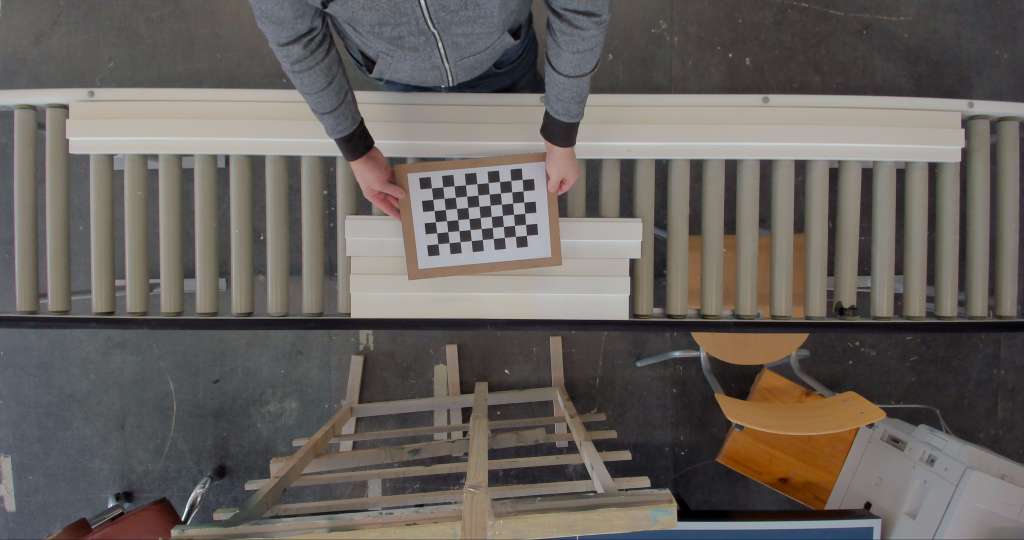
#> input picture TEMP/picture0.jpg, 4096 x 2160 px (shown at 1/4 size)
$ python frame2.py   (older library calls are emulated)
#> lines starting #> are read from the running program, lines starting #| are printed output that depends on the picture; after the words box and inside, x2 and y2 are one past the last pixel; in counts of white or black regions, pixels touching at a corner belong together
### helper/__init__.py
import cv2 as cv
import numpy as np

from threading import Timer, Thread
from imutils import contours, perspective
from scipy.spatial import distance


def itemfreq(a):
    items, freq = np.unique(a, return_counts=True)
    return np.array([items, freq]).T


class RGB_INIT():
    def __init__(self):
        self.Black = (0, 0, 0)
        self.White = (255, 255, 255)
        self.Red = (0, 0, 255)
        self.Lime = (0, 255, 0)
        self.Blue = (255, 0, 0)
        self.Yellow = (0, 255, 255)
        self.Cyan = (255, 255, 0)
        self.Magenta = (255, 0, 255)
        self.Silver = (192, 192, 192)
        self.Gray = (128, 128, 128)
        self.Maroon = (0, 0, 128)
        self.Olive = (0, 128, 128)
        self.Green = (0, 128, 0)
        self.Purple = (128, 0, 128)
        self.Teal = (128, 128, 0)
        self.Navy = (128, 0, 0)


RGB = RGB_INIT()


class setInterval():
    ''' Execute function in interval

        Attributes:
            t           Time in seconds
            hFunction   Executed function
    '''

    # [9 lines left out: functions __init__, handle_function, not called in this run]

    def start(self):
        self.thread.start()

    def stop(self):
        self.thread.cancel()


class functionThread():
    ''' Execute function in new thread

        Attributes:
            hFunction   Executed function
    '''

    # [4 lines left out: function __init__, not called in this run]

    def run(self):
        while not self.die:
            self.hFunction()

    def start(self):
        self.thread.start()

    def stop(self):
        self.die = True


class webcamStream():
    # [54 lines left out: functions __init__, start, update, not called in this run]

    def read(self):
        return self.frame

    # [4 lines left out: function readClean, not called in this run]

    def readFPS(self):
        return self.FPS_VALUE

    # [6 lines left out: function stop, not called in this run]

    def fpsCounter(self):
        self.FPS_VALUE = self.FPS_COUNTER
        self.FPS_COUNTER = 0

    # [147 lines left out: functions calibrateCamera, downScaleImage, scanColorRange, scanColorRangeMedian, scanColorDominant, not called in this run]


def createMask(image, x=None, y=None, w=None, h=None, tolerance=15, draw=None):
    ''' Return mask image from defined by area of intrest HSV value

        Attributes:
            image       Image
            x           x axis for start position
            y           y axis for start position
            w           width
            h           height
            tolerance   +/- HSV value tolerance
            draw        draw target rectangle to image mask
    '''
    mask = image.copy()
    height, width = mask.shape[:2]

    x = x if x is not None else int(width / 2)
    y = y if y is not None else int(height / 2)
    w = w if w is not None else int(width * .1)
    h = h if h is not None else int(height * .1)

    mask = cv.cvtColor(mask, cv.COLOR_BGR2HSV)
    mask = cv.bilateralFilter(mask, 10, 10, 255, borderType=cv.BORDER_WRAP)
    mask = mask[:, :, 2]

    # crop area of interest and median HSV value key
    crop = mask[y:y + w, x:x + w]
    medVal = int(np.median(crop))

    # color threshold
    _, mask = cv.threshold(
        mask,
        medVal - tolerance,
        medVal + tolerance,
        cv.THRESH_BINARY
    )

    # draw HSV capture area
    if draw is True:
        cv.rectangle(image, (x, y), (x + w, y + h), RGB.Lime, 2)

    return image, mask


def midpoint(ptA, ptB):
    return ((ptA[0] + ptB[0]) * 0.5, (ptA[1] + ptB[1]) * 0.5)


def contourPixels(frame):
    _, cnts, hier = cv.findContours(
        frame.copy(),
        cv.RETR_EXTERNAL,
        cv.CHAIN_APPROX_SIMPLE
    )

    if len(cnts) == 0:
        return (None, None, None)

    rect = cv.minAreaRect(cnts[0])
    box = cv.boxPoints(rect)
    tl, tr, br, bl = perspective.order_points(box)

    top = midpoint(tl, tr)
    bottom = midpoint(bl, br)
    left = midpoint(tl, bl)
    right = midpoint(tr, br)

    height = distance.euclidean(top, bottom)
    width = distance.euclidean(left, right)

    return width, height, (top, right, bottom, left)


# [76 lines left out: function drawFrameSize, not called in this run]

### frame2.py
import cv2 as cv
import numpy as np
import argparse
import math

from helper import downScaleImage, RGB, createMask, contourPixels
from helper import midpoint

from imutils import perspective
from scipy.spatial import distance
from statistics import median

frame = cv.imread('./TEMP/picture0.jpg')
#> frame is the input picture: shape (2160, 4096, 3); mean B, G, R 93.3, 97.6, 102.8

# crop, to area of interest
height, width = frame.shape[:2]
#> height = 2160; width = 4096
frame = frame[400:1300, 0:width]
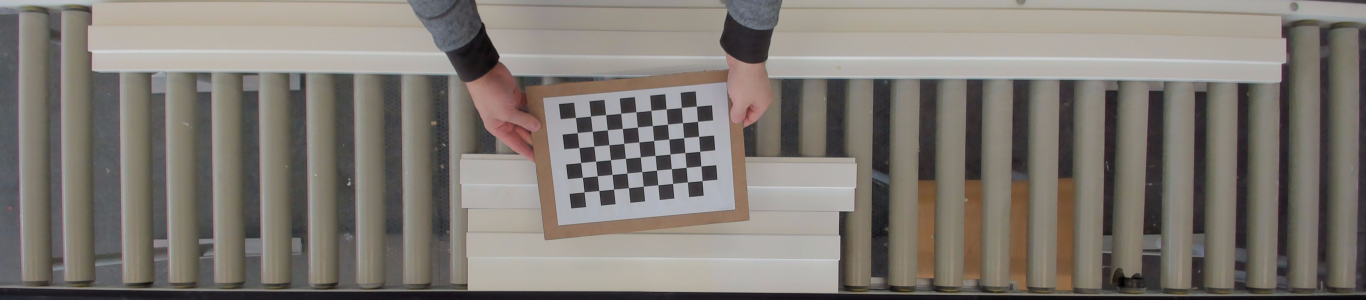
#> frame: shape (900, 4096, 3) (shown at 1/3 size); mean B, G, R 115.1, 121.7, 127.5
height, width = frame.shape[:2]
#> height = 900
center = (width / 2, height / 2)
#> center = (2048, 450)

frame, mask = createMask(
    frame,
    x=int(width / 2 - 150),
    y=int(height - 100),
    w=300,
    h=50,
    tolerance=15,
    draw=True
)
#> in createMask, `mask = cv.cvtColor(mask, cv.COLOR_BGR2HSV)`: mask: shape (900, 4096, 3); mean H, S, V 45.6, 30.5, 128.4
#> in createMask, `mask = cv.bilateralFilter(mask, 10, 10, 255, borderType=cv.BORDER_WRAP)`: mask: shape (900, 4096, 3); mean H, S, V 45.6, 30.5, 128.4
#> in createMask, `mask = mask[:, :, 2]`:
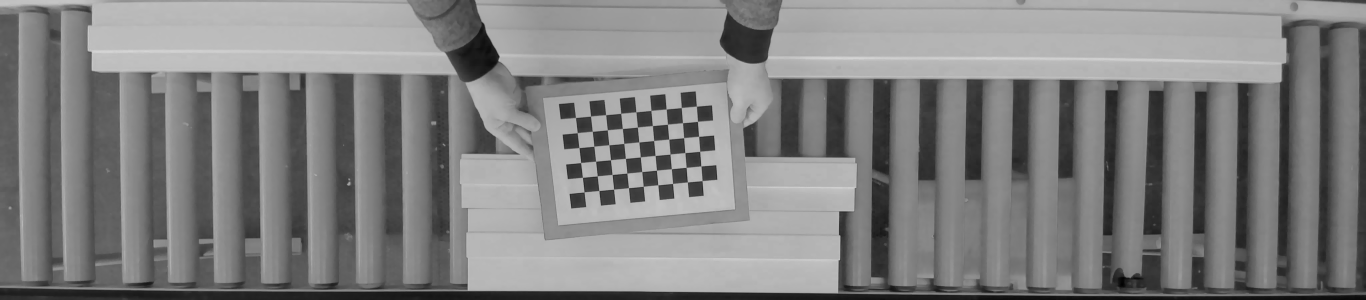
#> mask: shape (900, 4096) (shown at 1/3 size); min 2, max 214, mean 128.4
#> in createMask, `crop = mask[y:y + w, x:x + w]`:
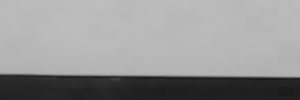
#> crop: shape (100, 300); min 23, max 189, mean 148.1
#> in createMask, `medVal = int(np.median(crop))`: medVal = 183
#> in createMask, `_, mask = cv.threshold( mask, medVal - tolerance, medVal + tolerance, ..`:
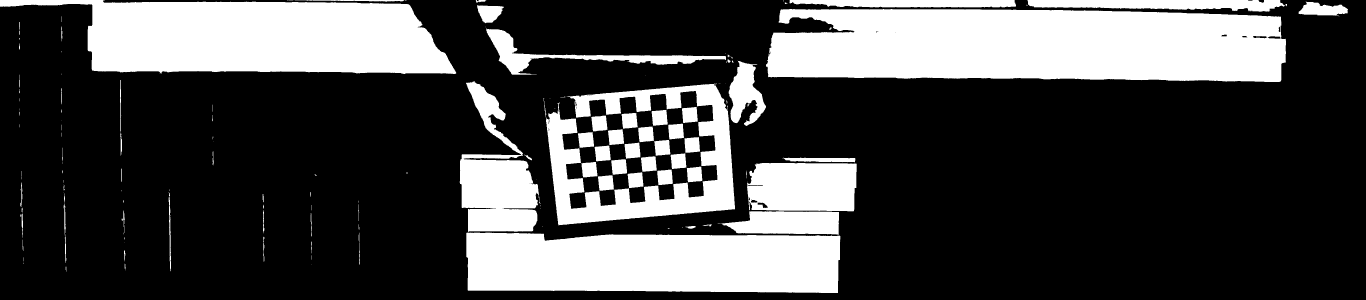
#> mask: shape (900, 4096) (shown at 1/3 size); values 0 (black) and 198 (white), 28.1% white; 165 white regions (81 under 20 px)

# find contours and extract biggest
_, cnts, hier = cv.findContours(
    mask.copy(),
    cv.RETR_EXTERNAL,
    cv.CHAIN_APPROX_SIMPLE
)
#> cnts = 165 contours, 104 with area under 20; largest, box (x1, y1, x2, y2) and area: (2298, 27, 3858, 246) 303916, (0, 0, 1369, 222) 216789, (1399, 697, 2521, 879) 187056, (1630, 251, 2205, 676) 86378, (1379, 244, 1621, 696) 55108

if len(cnts):
    cnts = sorted(cnts, key=cv.contourArea, reverse=True)

    c = cnts[0]
#> c = contour of 815 points, box (x1, y1, x2, y2) (2298, 27, 3858, 246), area 303916

    # box area/points/angle
    area = cv.contourArea(c)
#> area = 303916.5
    rect = cv.minAreaRect(c)
#> rect = ((3078, 133.7), (209.4, 1558.9), -89.47)
    angle = rect[2]
#> angle = -89.47
    box = cv.boxPoints(rect)
#> box = [[3856.4, 245.7], [2297.6, 231.2], [2299.6, 21.75], [3858.4, 36.23]]
    tl, tr, br, bl = perspective.order_points(box)
#> tl = [2299.6, 21.75]; tr = [3858.4, 36.23]; br = [3856.4, 245.7]; bl = [2297.6, 231.2]

    # draw detected line
    cv.drawContours(frame, [box.astype('int')], -1, RGB.Lime, 2)
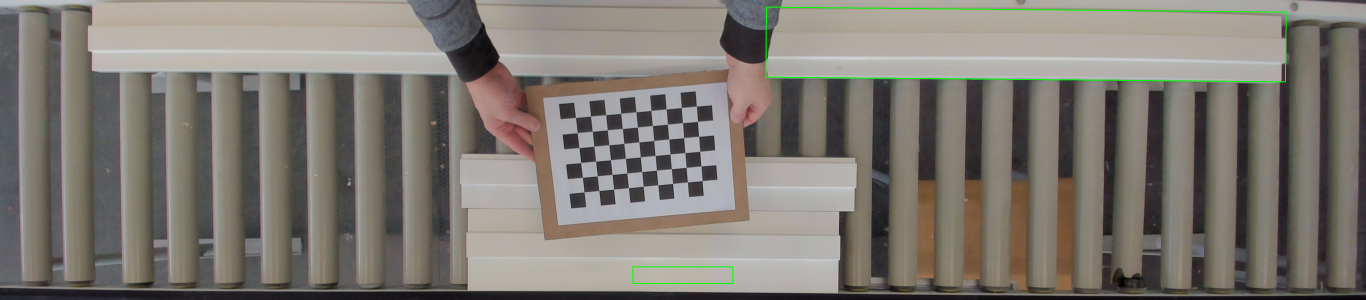
#> frame: shape (900, 4096, 3) (shown at 1/3 size); mean B, G, R 114.7, 122, 126.9

    # rotate thresh image to contour 90 degree of angle
    rotation_matrix = cv.getRotationMatrix2D(center, angle, 1)
#> rotation_matrix = [[0.00929, -1, 2479], [1, 0.00929, -1602.1]]
    mask = cv.warpAffine(mask, rotation_matrix, (width, height))
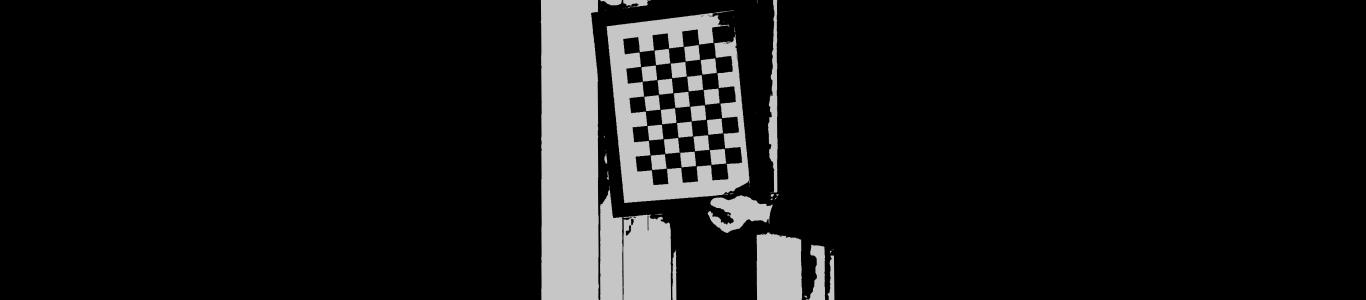
#> mask: shape (900, 4096) (shown at 1/3 size); min 0, max 198, mean 20.9

    x, y, w, h = cv.boundingRect(c)
#> x = 2298; y = 27; w = 1560; h = 219
    crop = mask[y:y + w, x: x + w]
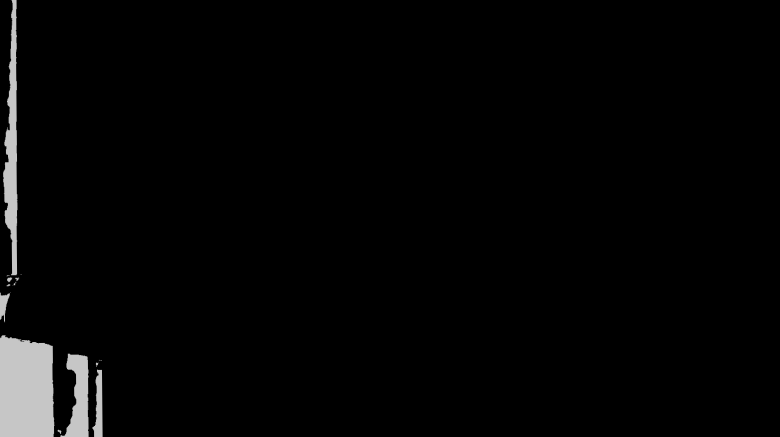
#> crop: shape (873, 1560) (shown at 1/2 size); min 0, max 198, mean 5.4
    ch, cw = frame.shape[:2]
#> ch = 900; cw = 4096

    heightCrop = crop[0:ch, int(cw / 2 - 25):int(cw / 2 + 25)]
#> heightCrop = empty array
    _, heightPix, targ = contourPixels(heightCrop)
#> in contourPixels, `_, cnts, hier = cv.findContours( frame.copy(), cv.RETR_EXTERNAL, cv.CH..`: cnts = []
#> (the run stopped early here; a loop or call above may not have finished)

$ run again, with TEMP/picture10.jpg copied over TEMP/picture0.jpg
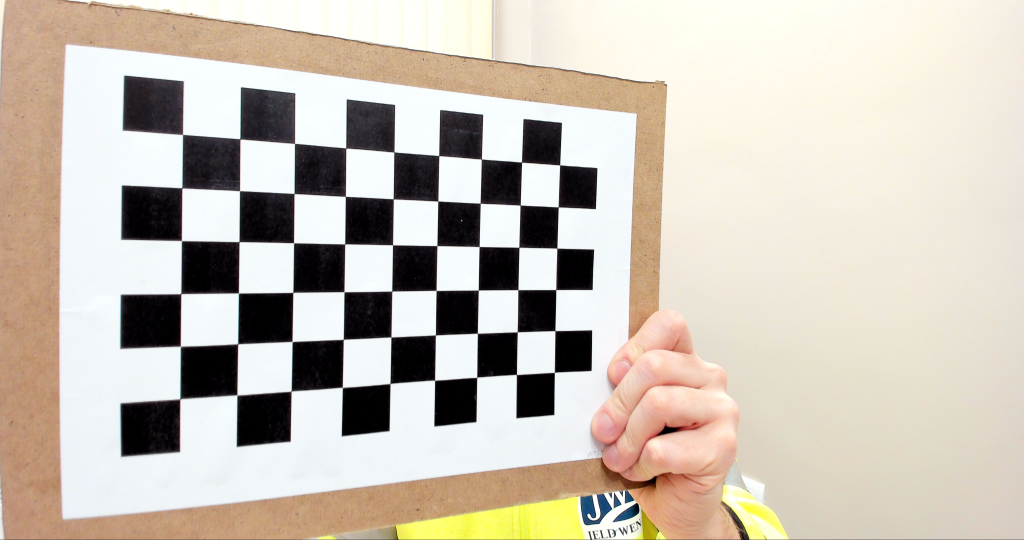
#> input picture TEMP/picture10.jpg, 4096 x 2160 px (shown at 1/4 size)
#> frame is the input picture: shape (2160, 4096, 3); mean B, G, R 181.5, 192.9, 201.7
#> medVal = 252
#> `_, cnts, hier = cv.findContours( mask.copy(), cv.RETR_EXTERNAL, cv.CHA..`: cnts = 76 contours, 24 with area under 20; largest, box (x1, y1, x2, y2) and area: (2639, 0, 4096, 881) 1069974, (240, 0, 730, 900) 315337, (1428, 0, 2547, 900) 298508, (729, 356, 958, 568) 45910, (961, 160, 1179, 374) 42726
#> c = contour of 2013 points, box (x1, y1, x2, y2) (2639, 0, 4096, 881), area 1069974
#> area = 1069974.5
#> rect = ((3367, 440), (880, 1456), -90)
#> angle = -90
#> box = [[4095, 880], [2639, 880], [2639, 0], [4095, 0]]
#> tl = [2639, 0]; tr = [4095, 0]; br = [4095, 880]; bl = [2639, 880]
#> `cv.drawContours(frame, [box.astype('int')], -1, RGB.Lime, 2)`:
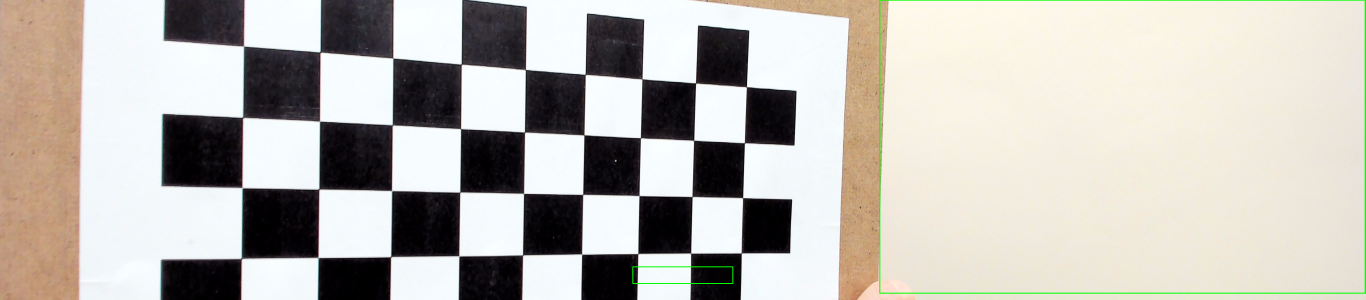
#> frame: shape (900, 4096, 3) (shown at 1/3 size); mean B, G, R 179.1, 185.8, 189.6
#> rotation_matrix = [[6.12e-17, -1, 2498], [1, 6.12e-17, -1598]]
#> `mask = cv.warpAffine(mask, rotation_matrix, (width, height))`:
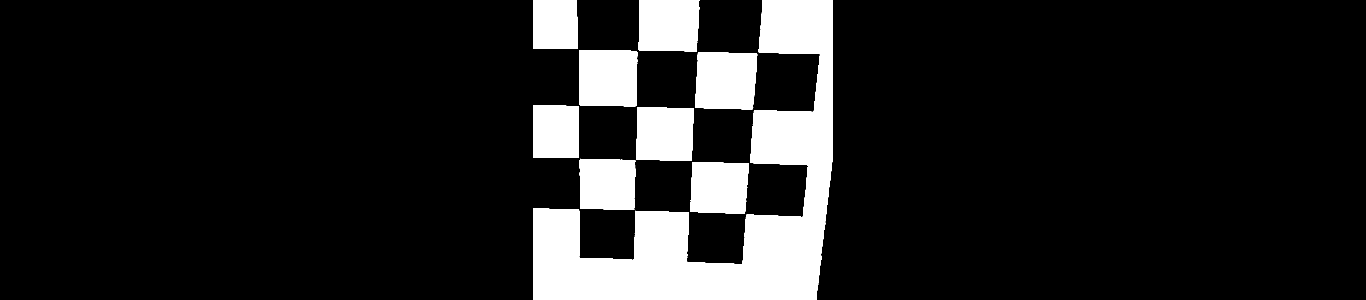
#> mask: shape (900, 4096) (shown at 1/3 size); 12.8% white; 9 white regions, largest, box (x1, y1, x2, y2) and area: (1599, 0, 2499, 900) 270412, (2085, 157, 2272, 328) 29555, (1737, 150, 1913, 319) 28834
#> `x, y, w, h = cv.boundingRect(c)`: x = 2639; y = 0; w = 1457; h = 881
#> heightCrop = empty array
#> in contourPixels, `_, cnts, hier = cv.findContours( frame.copy(), cv.RETR_EXTERNAL, cv.CH..`: cnts = []

$ run again, with TEMP/picture11.jpg copied over TEMP/picture0.jpg
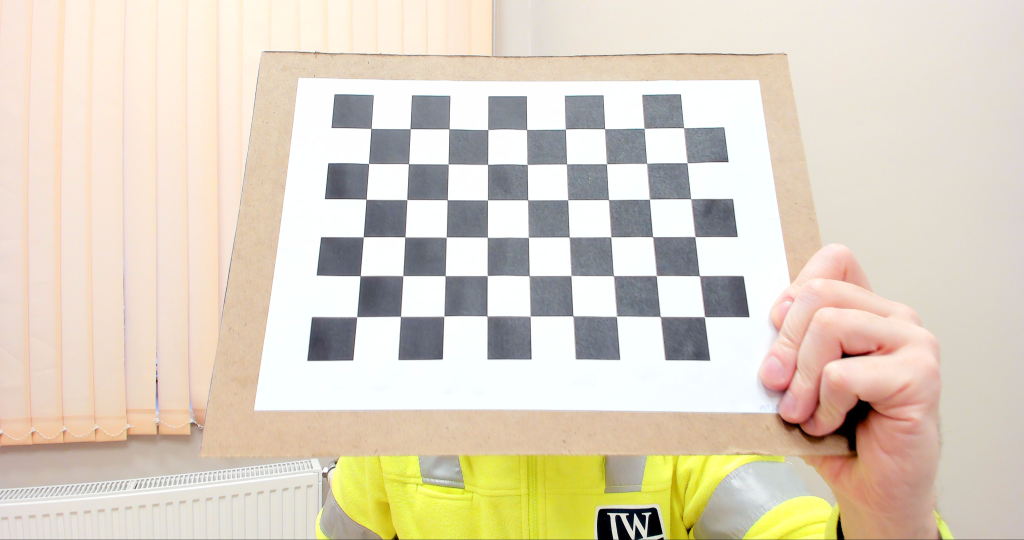
#> input picture TEMP/picture11.jpg, 4096 x 2160 px (shown at 1/4 size)
#> frame is the input picture: shape (2160, 4096, 3); mean B, G, R 193.9, 211.2, 221.7
#> medVal = 245
#> `_, cnts, hier = cv.findContours( mask.copy(), cv.RETR_EXTERNAL, cv.CHA..`: cnts = 234 contours, 135 with area under 20; largest, box (x1, y1, x2, y2) and area: (0, 0, 1018, 900) 849436, (2628, 0, 3682, 900) 359792, (1066, 0, 1485, 900) 224006, (3180, 0, 3848, 424) 181400, (2286, 704, 2467, 866) 27060
#> c = contour of 666 points, box (x1, y1, x2, y2) (0, 0, 1018, 900), area 849436
#> area = 849436.5
#> rect = ((508.5, 449.5), (899, 1017), -90)
#> angle = -90
#> box = [[1017, 899], [-2.75e-14, 899], [0, 0], [1017, 0]]
#> tl = [0, 0]; tr = [1017, 0]; br = [1017, 899]; bl = [-2.75e-14, 899]
#> `cv.drawContours(frame, [box.astype('int')], -1, RGB.Lime, 2)`:
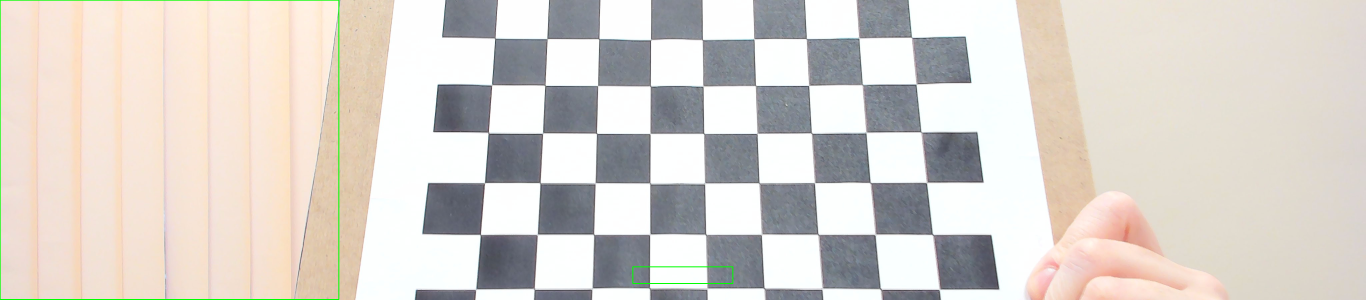
#> frame: shape (900, 4096, 3) (shown at 1/3 size); mean B, G, R 204.3, 210.6, 216.6
#> rotation_matrix = [[6.12e-17, -1, 2498], [1, 6.12e-17, -1598]]
#> `mask = cv.warpAffine(mask, rotation_matrix, (width, height))`:
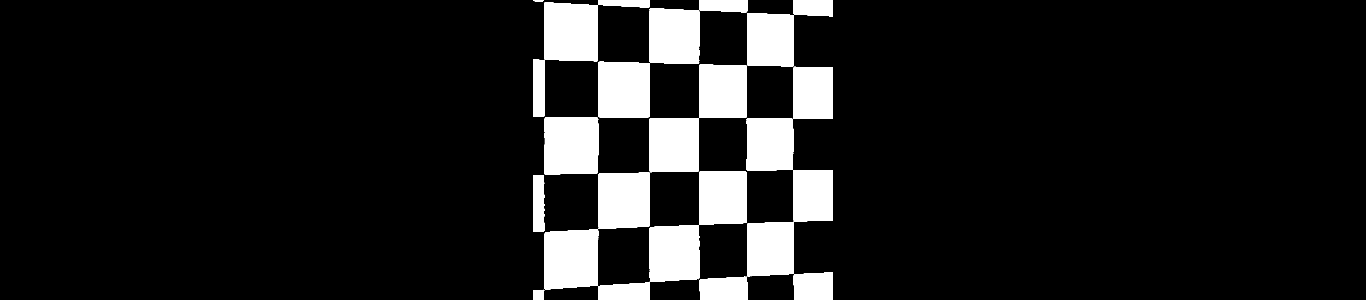
#> mask: shape (900, 4096) (shown at 1/3 size); 10.9% white; 26 white regions (1 under 20 px), largest, box (x1, y1, x2, y2) and area: (1633, 688, 1795, 869) 27388, (1633, 7, 1794, 184) 27318, (1633, 352, 1796, 523) 27122
#> `x, y, w, h = cv.boundingRect(c)`: x = 0; w = 1018; h = 900
#> heightCrop = empty array
#> in contourPixels, `_, cnts, hier = cv.findContours( frame.copy(), cv.RETR_EXTERNAL, cv.CH..`: cnts = []
